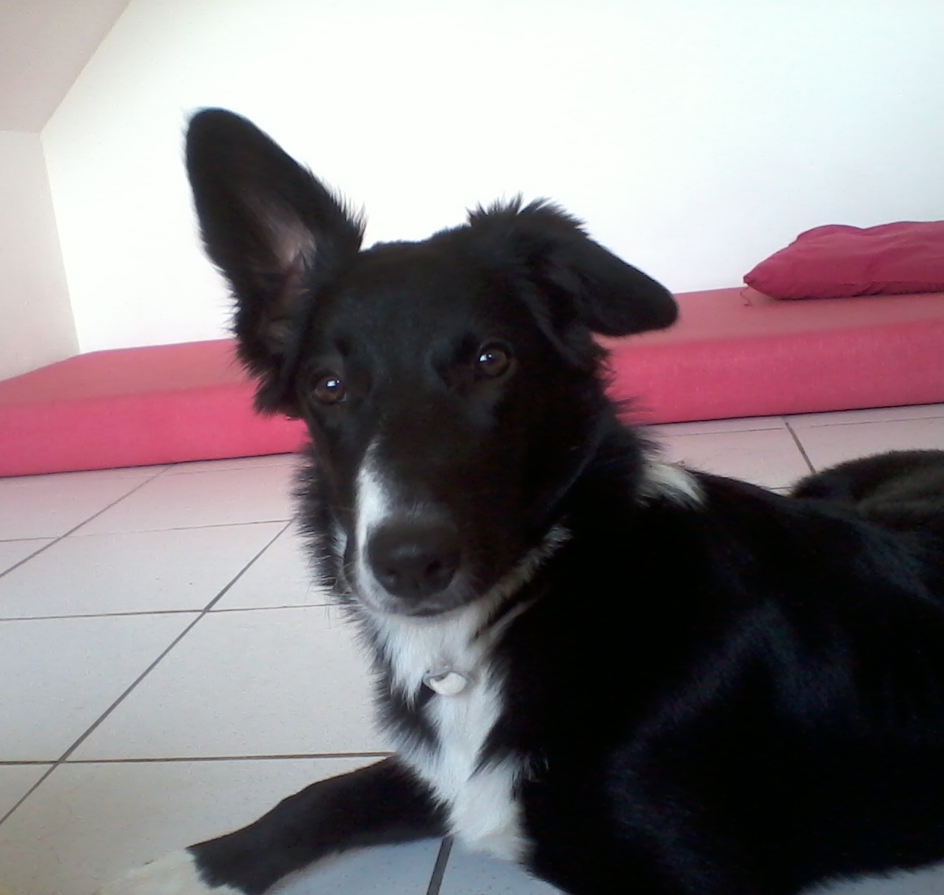
#> input picture images/dog.png, 944 x 895 px
$ jupyter execute VIS101_aula4_do_histograma_ao_threshold.ipynb
#> lines starting #> are read from the running program, lines starting #| are printed output that depends on the picture; after the words box and inside, x2 and y2 are one past the last pixel; in counts of white or black regions, pixels touching at a corner belong together
## Disciplina VIS101: Fundamentos em Visão Computacional

### Do histograma à decisão: threshold

O histograma é mais que um diagnóstico: ele orienta a primeira decisão automática que um sistema de visão toma. O threshold (limiarização) converte uma imagem em tons de cinza em uma imagem binária, separando os pixels em dois grupos a partir de um valor de corte.

Toda segmentação começa aqui: antes de detectar, contar ou medir qualquer objeto, é preciso decidir o que é figura e o que é fundo.

[cell 1]
import cv2
import numpy as np
import matplotlib.pyplot as plt

print(cv2.__version__)

### O histograma como mapa da decisão

A imagem de referência é convertida para tons de cinza e o histograma é recalculado. A pergunta agora é: onde passar a linha de corte que separa os grupos de pixels?

[cell 2]
img = cv2.imread('../images/dog.png', 0) #igual a img = cv2.imread('data/carlos.jpg', cv2.IMREAD_GRAYSCALE)
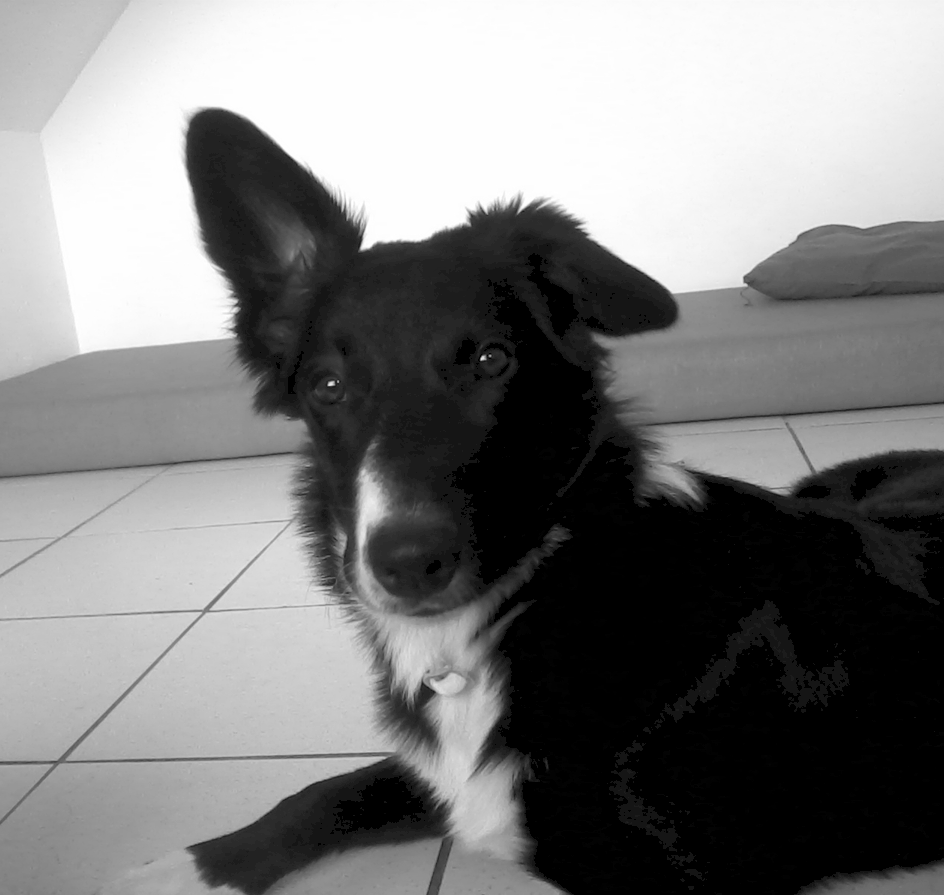
#> img: shape (895, 944); min 0, max 255, mean 126.8

hist = cv2.calcHist([img], [0], None, [256], [0, 256])
#> hist = 256 values, max 162070 at index 0, min 0 at index 88, mean 3300.3

plt.plot(hist)
plt.xlim([0, 256])
plt.ylim([0, hist.max()])
plt.show()
#> figure, not shown here; curve peaks at x = 0, y = 162070

### Threshold fixo

A função `cv2.threshold` recebe o valor de corte e o valor máximo. Todo pixel acima do corte vira 255; o resto vira 0. O retorno tem dois elementos: o limiar usado e a imagem binária.

[cell 3]
cv2.threshold(img, 127, 255, cv2.THRESH_BINARY)

plt.imshow(img, cmap='gray');
plt.show()

[cell 4]
valor, binaria = cv2.threshold(img, 50, 255, cv2.THRESH_BINARY)
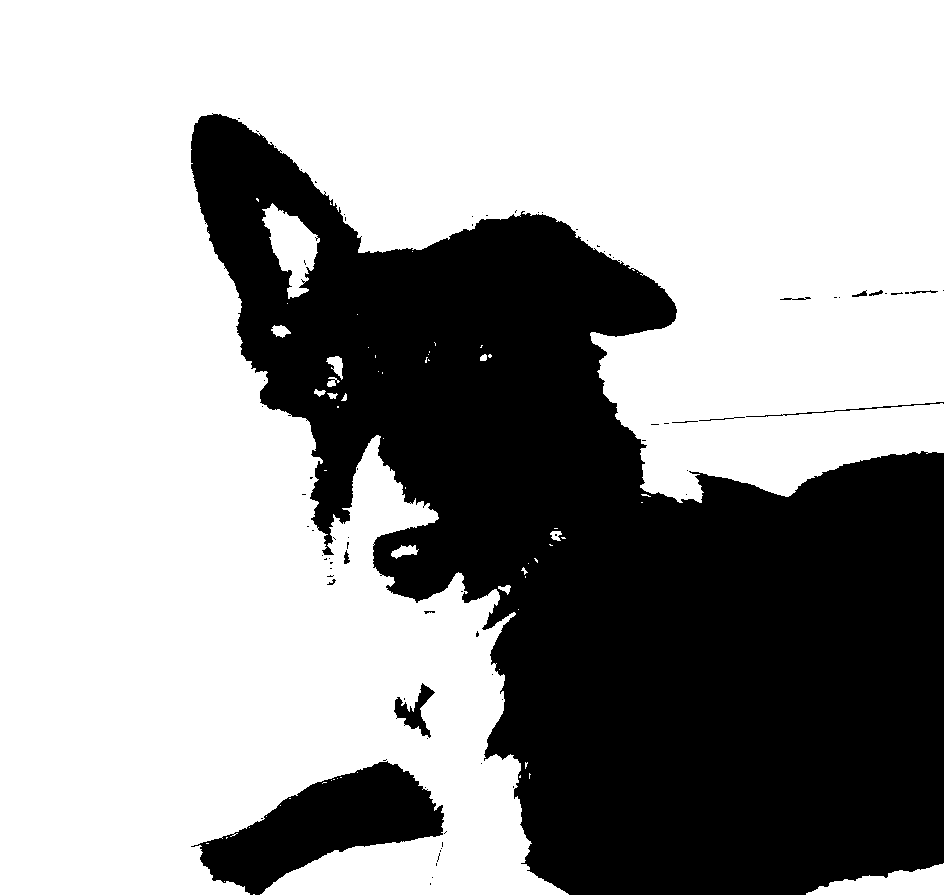
#> binaria: shape (895, 944); 63.5% white; 80 black regions (67 under 20 px), largest, box (x1, y1, x2, y2) and area: (191, 113, 944, 895) 291309, (191, 761, 444, 895) 15736, (394, 683, 435, 738) 817
print(valor)

plt.imshow(binaria, cmap='gray');
plt.show()

[cell 5]
valor, inversa = cv2.threshold(img, 127, 255, cv2.THRESH_BINARY_INV)
#> inversa: shape (895, 944); 46.2% white; 120 white regions (105 under 20 px), largest, box (x1, y1, x2, y2) and area: (0, 109, 944, 895) 362746, (0, 661, 455, 895) 22463, (369, 631, 441, 757) 3722
print(valor)

plt.imshow(inversa, cmap='gray');
plt.show()

O corte em 127 é arbitrário. Mover o limiar muda o que sobrevive na imagem binária, e o histograma mostra por quê: cada posição da linha de corte reparte a distribuição em dois volumes diferentes.

[cell 6]
fig, axes = plt.subplots(2, 5, figsize=(20, 10))
for ax, t in zip(axes.ravel(), [30, 50, 80, 100, 127, 150, 180, 200, 220, 250]):
    _, b = cv2.threshold(img, t, 255, cv2.THRESH_BINARY)
    ax.imshow(b, cmap='gray')
    ax.set_title(f't = {t}')
plt.show()

### Otsu: deixando o histograma decidir

Escolher o limiar no olho funciona para uma imagem, mas não escala. O método de Otsu varre o histograma e escolhe automaticamente o corte que melhor separa os dois grupos. É literalmente o histograma tomando a decisão.

Basta somar a flag THRESH_OTSU e passar 0 no lugar do limiar.

Uma ressalva: Otsu assume um histograma com dois grupos bem definidos (bimodal). Em imagens, que não tem essa característica, o resultado é apenas ilustrativo.

[cell 7]
valor_otsu, otsu = cv2.threshold(img, 0, 255, cv2.THRESH_BINARY + cv2.THRESH_OTSU)
#> otsu: shape (895, 944); 56.9% white; 80 black regions (67 under 20 px), largest, box (x1, y1, x2, y2) and area: (0, 109, 944, 895) 326812, (186, 753, 454, 895) 19886, (744, 225, 944, 311) 12032
#> valor_otsu = 114
print(f'Limiar definido pelo Otsu: {valor_otsu}')
#| Limiar definido pelo Otsu: 114.0

plt.imshow(otsu, cmap='gray');
plt.show()

### Quando o limiar global falha

Um único corte para a imagem inteira supõe iluminação uniforme. Uma rampa de luz simulada sobre a imagem quebra essa suposição: o mesmo objeto fica claro de um lado e escuro do outro.

[cell 8]
# 1. Obtém as dimensões exatas da imagem (altura e largura em pixels)
h, w = img.shape
#> h = 895; w = 944

# 2. Criação do filtro degradê (rampa de luz):
# - np.linspace: Cria uma linha matemática variando de 0.2 (20% de luz) até 1.0 (100% de luz),
#   com a quantidade de valores igual à largura (w) da imagem.
# - np.tile: "Empilha" essa linha repetidas vezes para baixo, igual à altura (h) da imagem,
#   formando uma matriz 2D de degradê do mesmo tamanho da foto original.
rampa = np.tile(np.linspace(0.2, 1.0, w), (h, 1))

# 3. Aplicação do filtro:
# Multiplica a imagem original pela matriz degradê, pixel por pixel.
# O astype(np.uint8) garante que o resultado final em números decimais volte a
# ser lido pelo computador como pixels válidos de imagem (inteiros de 0 a 255).
desigual = (img * rampa).astype(np.uint8)
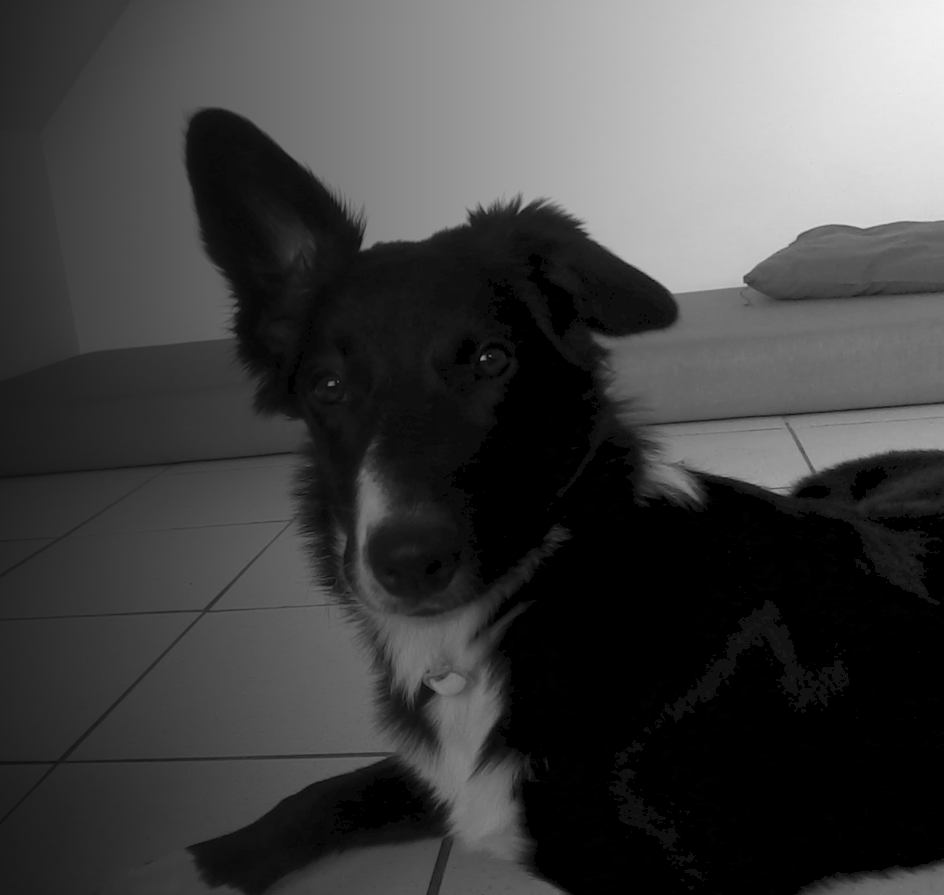
#> desigual: shape (895, 944); min 0, max 243, mean 67.9

# 4. Renderização visual da nova imagem em tons de cinza
plt.imshow(desigual, cmap='gray');
plt.show()

[cell 9]
_, global_falha = cv2.threshold(desigual, 127, 255, cv2.THRESH_BINARY)
#> global_falha: shape (895, 944); 18% white; 18 white regions (12 under 20 px), largest, box (x1, y1, x2, y2) and area: (359, 0, 944, 294) 140106, (790, 407, 944, 471) 5964, (671, 423, 811, 488) 5680, (671, 473, 685, 484) 55, (771, 489, 787, 494) 50, (711, 429, 731, 432) 25

plt.imshow(global_falha, cmap='gray');
plt.show()

O lado escuro desaparece por inteiro: nenhum corte único resolve os dois lados ao mesmo tempo.

## Threshold adaptativo

O cv2.adaptiveThreshold calcula um limiar diferente para cada região da imagem, usando a vizinhança de cada pixel. Os dois últimos parâmetros são o tamanho da vizinhança (ímpar) e uma constante subtraída da média.

[cell 10]
adaptativa = cv2.adaptiveThreshold(desigual, 255, cv2.ADAPTIVE_THRESH_MEAN_C,
                                   cv2.THRESH_BINARY, 21, 10)
#> adaptativa: shape (895, 944); 96% white; 661 black regions (535 under 20 px), largest, box (x1, y1, x2, y2) and area: (186, 109, 522, 337) 4777, (660, 450, 944, 503) 2981, (743, 220, 944, 302) 2759

plt.imshow(adaptativa, cmap='gray');
plt.show()

### Limiarização Adaptativa (Adaptive Thresholding)

Diferente da limiarização global, que aplica uma única nota de corte matemática para toda a matriz, a **Limiarização Adaptativa** calcula o limiar dinamicamente para micro-regiões da imagem. Essa técnica é a solução padrão na indústria para contornar problemas de **iluminação espacial irregular** (sombreamentos, vinhetas ou gradientes direcionais).

O cálculo local exige a definição de uma vizinhança (`blockSize` — sempre um número ímpar, como 11 ou 21) e de uma constante de ajuste (`C`). O limiar de cada pixel central é calculado com base nos vizinhos através de dois métodos estatísticos principais:

1. **Média Aritmética (`cv2.ADAPTIVE_THRESH_MEAN_C`)**
   * **Mecanismo:** O limiar é a média simples de todos os pixels contidos na vizinhança subtraída da constante `C`.
   * **Comportamento:** Todos os pixels da região possuem o mesmo peso. É computacionalmente mais leve, porém mais suscetível a ruídos periféricos, tendendo a gerar contornos ligeiramente mais espessos e grosseiros.

2. **Média Gaussiana (`cv2.ADAPTIVE_THRESH_GAUSSIAN_C`)**
   * **Mecanismo:** O limiar é uma média ponderada cruzada (distribuição Gaussiana) da vizinhança subtraída da constante `C`.
   * **Comportamento:** Pixels adjacentes ao centro possuem peso máximo na decisão estatística, enquanto a influência decai exponencialmente em direção às bordas da janela. O resultado preserva detalhes morfológicos de alta frequência (traços finos e texturas complexas) com superior rejeição a ruídos aleatórios. É a escolha primária no pré-processamento de pipelines de *Deep Learning* e reconhecimento óptico de caracteres (OCR).

[cell 11]
gaussiana = cv2.adaptiveThreshold(desigual, 255, cv2.ADAPTIVE_THRESH_GAUSSIAN_C,
                                  cv2.THRESH_BINARY, 21, 10)
#> gaussiana: shape (895, 944); 98.1% white; black in thin lines or dots, all inside (x1, y1, x2, y2) = (0, 109, 944, 895)

fig, axes = plt.subplots(1, 2, figsize=(12, 4))
axes[0].imshow(adaptativa, cmap='gray')
axes[0].set_title('Média')
axes[1].imshow(gaussiana, cmap='gray')
axes[1].set_title('Gaussiana')
plt.show()

A versão adaptativa recupera a estrutura nos dois lados da rampa, porque cada região decide com base na própria vizinhança.

### Aplicação: separando moedas do fundo

Fechando o ciclo com um caso concreto: as moedas sobre a mesa, uma imagem com dois grupos claros no histograma (mesa clara, moedas escuras), o cenário ideal de Otsu. Um borrão leve antes do threshold reduz o ruído. Como a mesa é mais clara que as moedas, a versão invertida (THRESH_BINARY_INV) deixa as moedas em branco, a convenção usual para a figura de interesse. As etapas seguintes do pipeline ficam para a disciplina de Processamento Digital de Imagens.

[cell 12]
moedas = cv2.imread('../images/brasil-moedas.jpg')
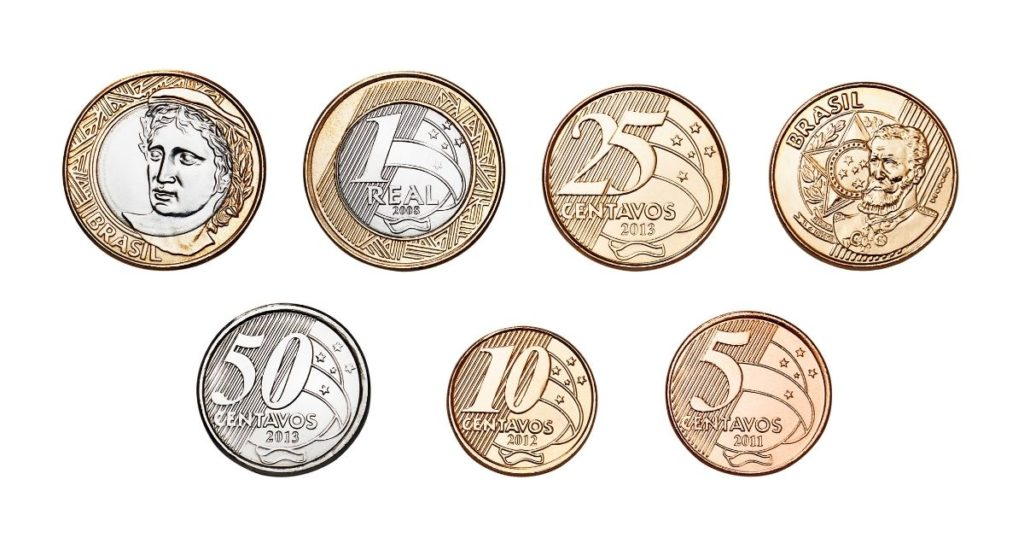
#> input picture images/brasil-moedas.jpg, 1024 x 538 px
#> moedas is the input picture: shape (538, 1024, 3); mean B, G, R 220.8, 227.4, 233.4
moedas_gray = cv2.cvtColor(moedas, cv2.COLOR_BGR2GRAY)
suave = cv2.GaussianBlur(moedas_gray, (7, 7), 0)

valor_m, mascara = cv2.threshold(suave, 0, 255, cv2.THRESH_BINARY_INV + cv2.THRESH_OTSU)
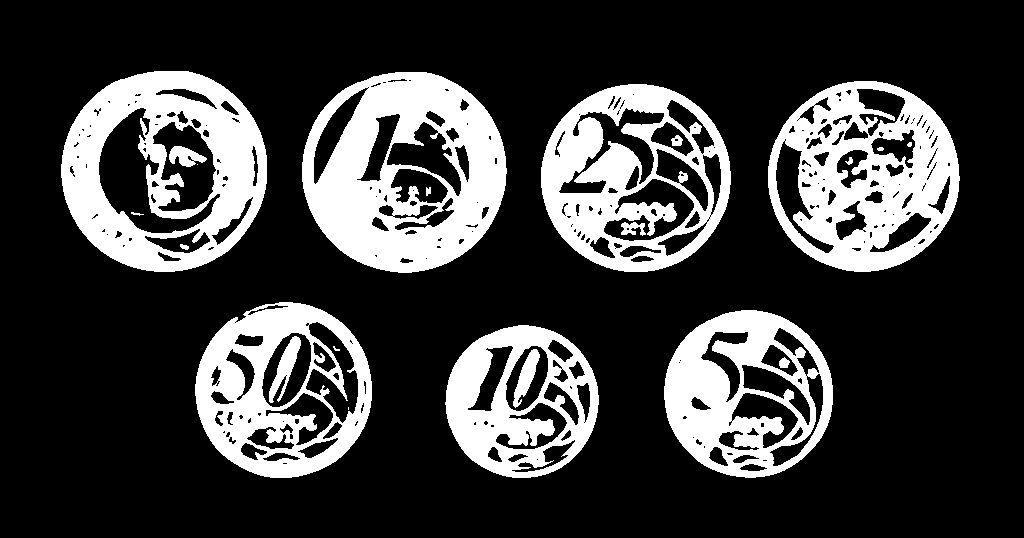
#> mascara: shape (538, 1024); 23.7% white; 22 white regions (3 under 20 px), largest, box (x1, y1, x2, y2) and area: (302, 72, 507, 273) 24712, (61, 71, 267, 272) 21950, (768, 81, 960, 272) 20740
#> valor_m = 203
print('Limiar de Otsu para as moedas:', valor_m)
#| Limiar de Otsu para as moedas: 203.0

[cell 13]
plt.imshow(suave, cmap='gray');
plt.title('Imagem suavizada com filtro Gaussiano');
plt.show()

[cell 14]
fig, axes = plt.subplots(1, 2, figsize=(12, 4))
axes[0].imshow(cv2.cvtColor(moedas, cv2.COLOR_BGR2RGB))
axes[0].set_title('Imagem original')
axes[1].imshow(mascara, cmap='gray')
axes[1].set_title('Máscara')
plt.show()
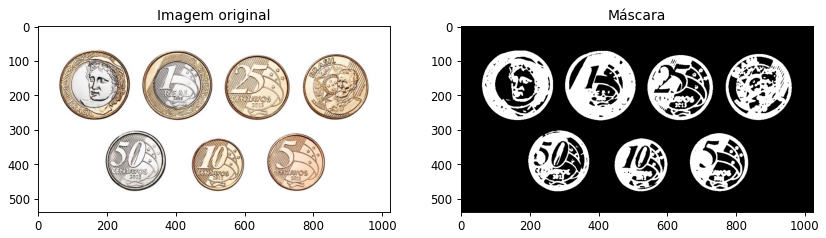
#> figure drawn by matplotlib, 2 panels
